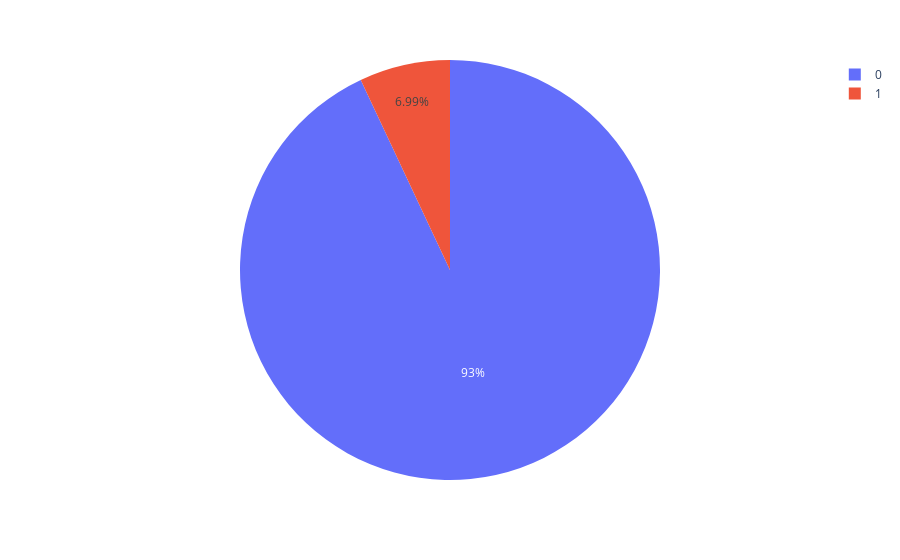

Notebook source saved alongside this figure:
### Code cell
px.pie(values=bureau_balance.TARGET.value_counts(),names=bureau_balance.TARGET.value_counts().index)

### Figure 1 — Plotly figure (JSON) as saved in the notebook; plotly's stock layout.template omitted (floating-point values rounded to 4 significant figures)
{"data": [{"domain": {"x": [0, 1], "y": [0, 1]}, "hovertemplate": "label=%{label}<br>value=%{value}<extra></extra>", "labels": [0, 1], "legendgroup": "", "name": "", "showlegend": true, "type": "pie", "values": [14591495, 1095947]}], "layout": {"legend": {"tracegroupgap": 0}, "margin": {"t": 60}}}
